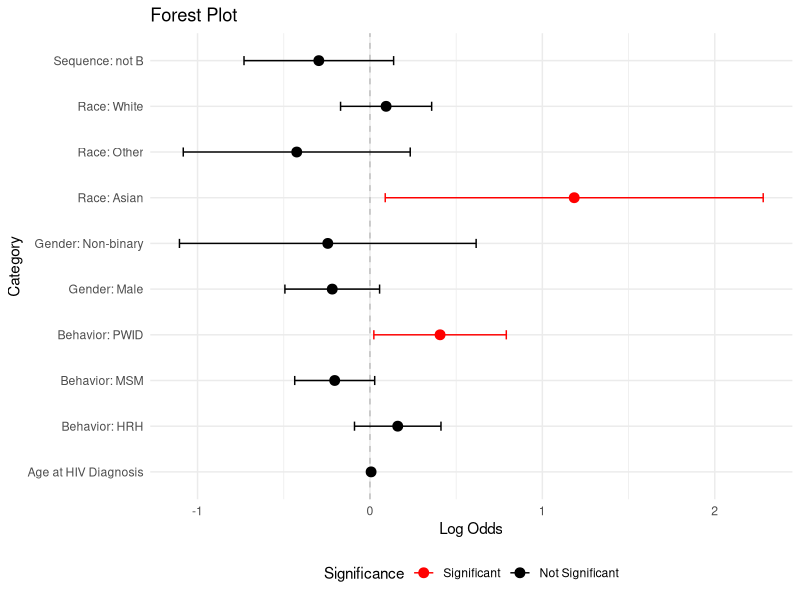

Write R code to recreate this figure.
rm(list=ls())

library(ggplot2)

# # Sample data
# df <- data.frame(
#   category = c("Gender: Male", "Race: Black", "Behavior: PWID"),
#   log_odds = c(-0.2188, -0.29668, 0.40669),
#   std_error = c(0.1401, 0.22138, 0.19599),
#   p_value = c(0.1184, 0.18, 0.038)
# )
# 
# # Calculate confidence intervals
# df$lower_ci <- df$log_odds - 1.96 * df$std_error
# df$upper_ci <- df$log_odds + 1.96 * df$std_error
# 
# ggplot(df, aes(x=log_odds, y=category)) + 
#   geom_vline(aes(xintercept=0), linetype="dashed", color="grey") +
#   geom_point(size=3, aes(color=(p_value < 0.05))) +  # Point for log odds; color coded for significance
#   geom_errorbarh(aes(xmin=lower_ci, xmax=upper_ci), height=0.2) +  # Horizontal bars for CIs
#   scale_color_manual(values=c("TRUE"="red", "FALSE"="black")) +  # Color for significance
#   labs(title="Forest Plot", x="Log Odds", y="Category", color="Significant") +
#   theme_minimal()

# Sample data 
df <- data.frame(
  category = c("Gender: Male", "Gender: Non-binary", "Race: Asian", "Race: Other", "Race: White", "Sequence: not B", "Behavior: MSM", "Behavior: HRH", 
               "Behavior: PWID", "Age at HIV Diagnosis"),
  log_odds = c(-0.2188, -0.2446, 1.18474, -0.42470, 0.09366, -0.29668, -0.20453, 0.16108, 0.40669, 0.006576),
  std_error = c(0.1401, 0.4390, 0.55928, 0.33584, 0.13478, 0.22138, 0.11835, 0.12797, 0.19599, 0.004724)
)

# Calculate confidence intervals
df$lower_ci <- df$log_odds - 1.96 * df$std_error
df$upper_ci <- df$log_odds + 1.96 * df$std_error

# Determine if CI crosses 0 (non-significant) or not (significant)
df$significant <- ifelse(df$lower_ci * df$upper_ci <= 0, "No", "Yes")


# ... [Same data preparation code with the 'significant' column addition]

ggplot(df, aes(x=log_odds, y=category)) + 
  geom_vline(aes(xintercept=0), linetype="dashed", color="grey") +
  
  # Point for log odds colored by significance
  geom_point(aes(color=significant), size=3) +  
  
  # Error bars colored by significance
  geom_errorbarh(aes(xmin=lower_ci, xmax=upper_ci, color=significant), 
                 height=0.2) +
  scale_color_manual(values=c("No"="black", "Yes"="red"), 
                     name="Significance",
                     breaks=c("Yes", "No"),
                     labels=c("Significant", "Not Significant")) +
  
  labs(title="Forest Plot", x="Log Odds", y="Category") +
  theme_minimal() +
  theme(legend.position="bottom")



